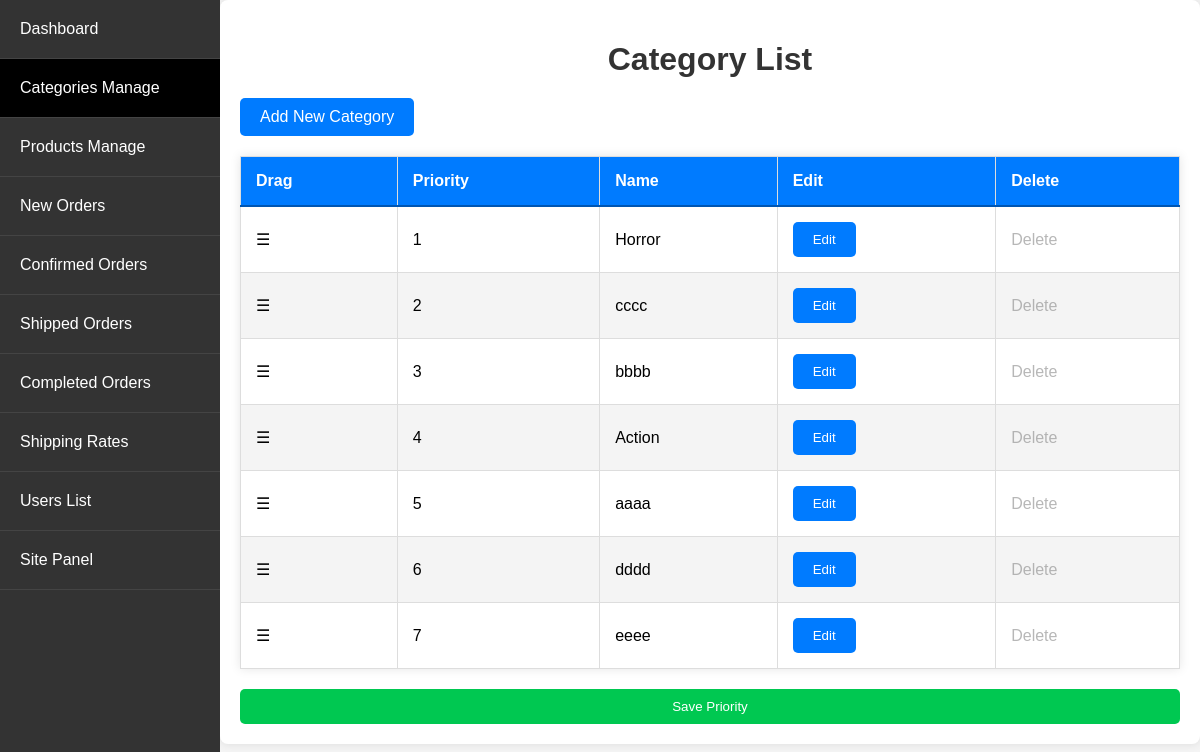
The app's page /admin_app/admin_app/categories/ (signed in) with its own data.
### store/models.py (models this page shows, shortened)
class Category(models.Model):
    name = models.CharField(max_length=250, unique=True)
    slug = models.SlugField(max_length=250, unique=True)
    image = models.ImageField(upload_to='category', blank=True)
    priority = models.IntegerField(default=0, validators=[MinValueValidator(0)])
    class Meta:
        ordering = ['priority', 'name']
        verbose_name = 'category'
        verbose_name_plural = 'categorys'

### admin_app/views.py (the view)
# urls.py: path('admin_app/categories/', views.category_list, name='category_list'),
@login_required
@user_passes_test(is_admin)
def category_list(request):
    categories = Category.objects.annotate(num_products=Count('product')).order_by('priority', 'name')
    return render(request, 'admin_app/category_list.html', {'categories': categories})

### admin_app/views.py (called while the page is built)
def is_admin(user):
    return user.is_superuser

### store/context_processors.py (called while the page is built)
def menu_link(request): # this function don't wanna call to work, it's defined in setting to work
    links_list = Category.objects.annotate(
        num_products=Count('product', filter=Q(product__active=True, product__stock__gt=0))
    ).filter(num_products__gt=0).order_by('priority', 'name')  # Add an order_by clause here
    paginator3 = Paginator(links_list, 8)
    try:
        page = int(request.GET.get('page', '1'))
    except:
        page = 1
    try:
        links = paginator3.page(page)
    except (InvalidPage, EmptyPage):
        links = paginator3.page(paginator3.num_pages)
    return dict(links=links)

def cart_data(request):
    data = cartData(request)
    cartItems = data['cartItems']
    return {'cartItems': cartItems}

def wishlist_count(request):
    if request.user.is_authenticated:
        wishlist_count = Wishlist.objects.filter(user=request.user).count()
    else:
        cookie_data = cookieWishlist(request)
        wishlist_count = cookie_data['wishlist_count']
    return {'wishlist_count': wishlist_count}

### store/models.py (called while the page is built)
    @property
    def get_cart_items(self):
        orderitems = self.orderitem_set.all()
        total = sum([item.quantity for item in orderitems])
        return total

### store/utils.py (called while the page is built)
def cartData(request):
    if request.user.is_authenticated:
        customer = request.user.customer
        order, created = Order.objects.get_or_create(customer=customer, complete=False)
        items = order.orderitem_set.all()
        cartItems = order.get_cart_items
        total_price_difference = sum((item.product.old_price - item.product.new_price if item.product.old_price else 0) * item.quantity for item in items)
    else:
        cookieData = cookieCart(request)
        cartItems = cookieData['cartItems']
        order = cookieData['order']
        items = cookieData['items']
        total_price_difference = cookieData['total_price_difference']
    return {'cartItems': cartItems, 'order': order, 'items': items, 'total_price_difference': total_price_difference}

### admin_app/templates/admin_app/category_list.html (shortened to what this page needs)
{% extends 'admin_app/base_admin.html' %}
{% block content %}
<h1>Category List</h1>
<a href="{% url 'admin_app:category_create' %}" class="button_proudct_list" style="margin-bottom: 20px;">Add New Category</a>
<table id="category-table">
    <thead>
        <tr>
            <th>Drag</th>
            <th>Priority</th>
            <th>Name</th>
            <th>Edit</th>
            <th>Delete</th>
        </tr>
    </thead>
    <tbody>
        {% for category in categories %}
        <tr data-id="{{ category.id }}">
            <td class="drag-handle">&#9776;</td>
            <td>{{ forloop.counter }}</td>
            <td>{{ category.name }}</td>
            <td>
                <a href="{% url 'admin_app:category_update' category.pk %}">
                    <button type="button" class="btn btn-primary">Edit</button>
                </a>
            </td>
            <td>
                {% if category.num_products == 0 %}
                    <a href="{% url 'admin_app:category_delete' category.pk %}">Delete</a>
                {% else %}
                    <span class="disabled-span">Delete</span>
                {% endif %}
            </td>
        </tr>
        {% endfor %}
    </tbody>
</table>
<button id="save-priority" class="btn btn-primary" disabled style="
width: 100%;
background-color: #00c851"
>Save Priority</button>
{% endblock %}

### static/CSS/admin_dashboard.css (style rules this page uses)
body { font-family: Arial, sans-serif; background-color: #f4f4f4; margin: 0; padding: 0; }
h1 { text-align: center; color: #333; margin-bottom: 20px; }
table { width: 100%; border-collapse: collapse; margin-bottom: 20px; box-shadow: 0 0 10px rgba(0, 0, 0, 0.1); }
thead { background: #007bff; color: #fff; }
thead th { padding: 15px; text-align: left; border-bottom: 2px solid #0056b3; }
tbody tr:nth-child(even) { background: #f4f4f4; }
td, th { padding: 15px; border: 1px solid #ddd; }
td a { color: #007bff; text-decoration: none; transition: color 0.3s; }
button { display: inline-block; padding: 10px 20px; border: none; border-radius: 5px; cursor: pointer; transition: background 0.3s; }
.disabled-span { color: #888888; cursor: not-allowed; opacity: 0.6; }
.button_proudct_list { display: inline-block; padding: 10px 20px; background: #007bff; color: #fff; text-decoration: none; border-radius: 5px; transition: background 0.3s; }
.btn-primary { color:#fff;background-color:#007bff;border-color:#007bff }
.btn-primary.disabled,.btn-primary:disabled { color:#fff;background-color:#007bff;border-color:#007bff }

### admin_app/templates/admin_app/category_list.html (style rules this page uses)
.drag-handle { cursor: grab; user-select: none; }

### records on screen
Category: name "Horror", shows "Delete"
Category: name "cccc", shows "Delete"
Category: name "bbbb", shows "Delete"
Category: name "Action", shows "Delete"
Category: name "aaaa", shows "Delete"
Category: name "dddd", shows "Delete"
Category: name "eeee", shows "Delete"
